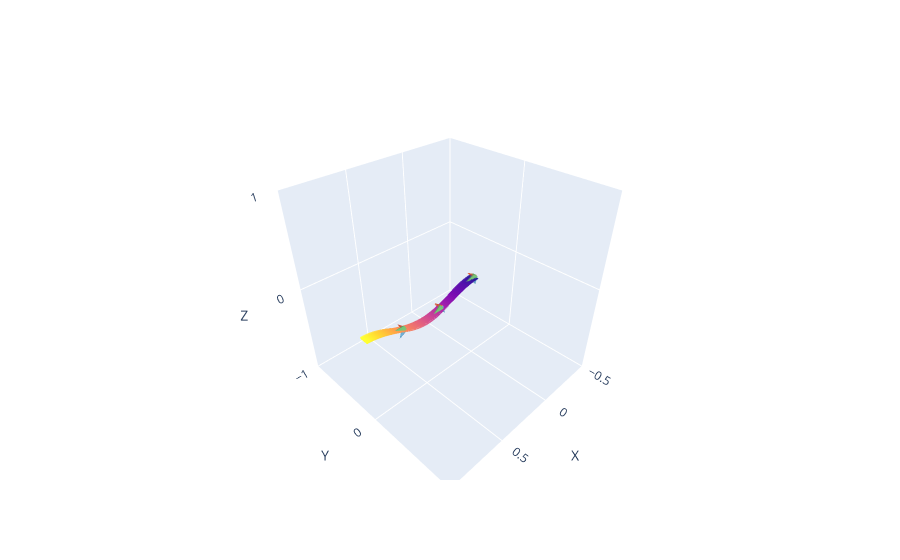

Write notebook code for a chart like this one.
### Code cell
#A nice way to create array of indices with more indices near the start of the simulation. 
indices = ((np.logspace(0.0,2,20)*solution_1.Index_solution.max() - solution_1.Index_solution.max())/100).astype(int)

fig = plot_3D_ribbons_from_process_solution(
    solution_1, solution_indices=indices,
    n_arrows = 3,half_width=width/(2*L))
